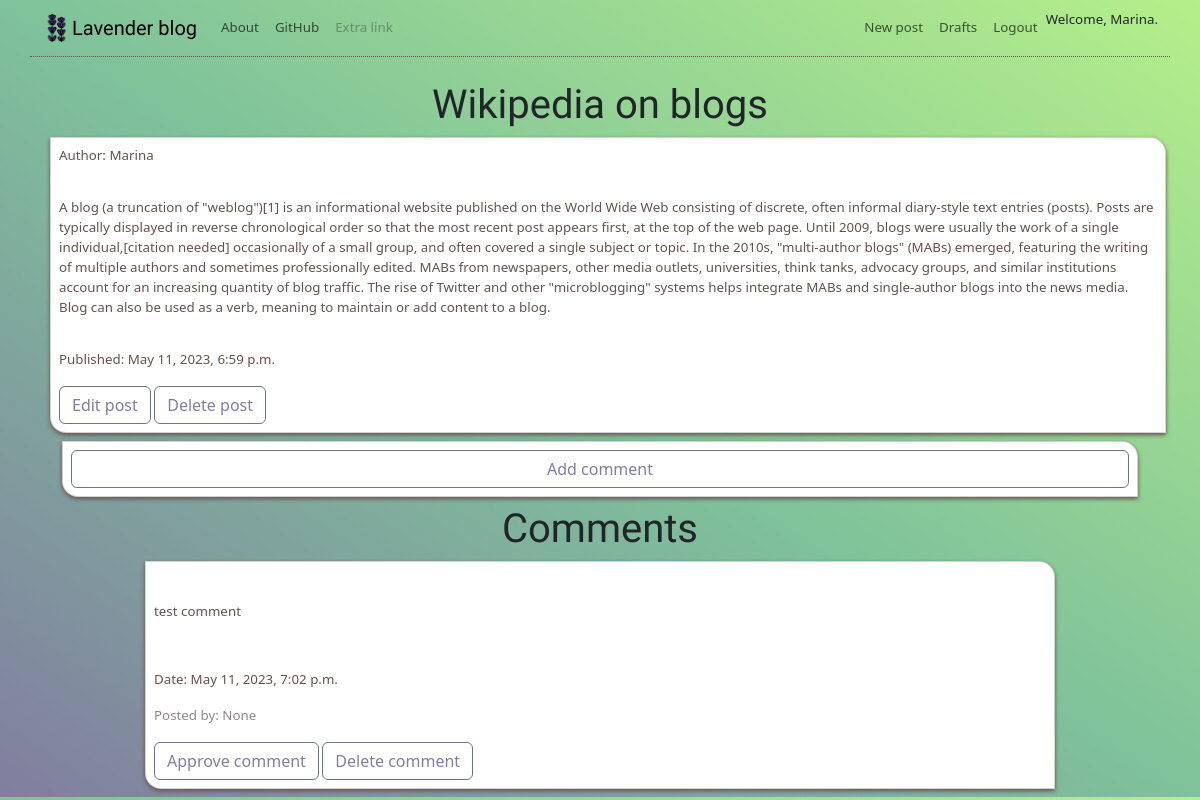
/blogpost/2 (signed in), run on the app's committed database.
### blogapp/models.py (models this page shows, shortened)
class Blogpost(models.Model):
    author=models.ForeignKey('auth.User', null=True, on_delete=models.SET_NULL)
    title=models.CharField(max_length=1000)
    text=models.TextField()
    create_date=models.DateTimeField(default=timezone.now)
    published_date=models.DateTimeField(blank=True, null=True)

class Comment(models.Model):
    blogpost=models.ForeignKey('blogapp.Blogpost', related_name='comments', on_delete=models.CASCADE)
    author=models.ForeignKey('auth.User', null=True, on_delete=models.SET_NULL)
    text=models.TextField()
    create_date=models.DateTimeField(default=timezone.now)
    approved_comment=models.BooleanField(default=False)

### blogapp/views.py (the view)
# urls.py: re_path(r'blogpost/(?P<pk>\d+)$', views.BlogpostDetailView.as_view(), name='blogpost_detail'),
class BlogpostDetailView(DetailView):
    model=Blogpost

### blogapp/templates/blogapp/blogpost_detail.html (shortened to what this page needs)
{%extends 'blogapp/base.html'%}
{%block pagetitle%}
<h1>{{blogpost.title|safe|linebreaksbr}}</h1>
{%endblock%}
{%block content%}
<div class="container card">
    <p>Author: {{blogpost.author}}</p>
    <p class="text-main">{{blogpost.text|safe}}</p>
    <div class="extrainfo">
        {%if blogpost.published_date%}
        <p>Published: {{blogpost.published_date}}</p>
        {%else%}
        <p>Created: {{blogpost.create_date}}</p>
        {%endif%}
        {%if user.is_authenticated%}
        <a href="{%url 'blogpost_edit' pk=blogpost.pk %}" class="btn btn-outline-secondary btn-edit">Edit post</a>
        <a href="{%url 'blogpost_remove' pk=blogpost.pk %}" class="btn btn-outline-secondary btn-delete">Delete post</a>
        {%endif%}
    </div>
</div>
<div class="container">
    <div class="card" style="justify-content: center;">
    <a href="{%url 'add_comment_to_post' pk=blogpost.pk %}" class="btn btn-outline-secondary btn-publish">Add comment</a>
    </div>
</div>
    <div class="row">
        <div class="col-10 m-auto">
            <h1>Comments</h1>
            {%for comment in blogpost.comments.all%}
                {%if user.is_authenticated or comment.approved_comment%}
                <div class="card">
                    <p class="">{{comment.text|safe|linebreaks}}</p>
                    <div class="extrainfo">
                        <p>Date: {{comment.create_date}}</p>
                        <p class="comments">Posted by: {{comment.author}}</p>
                        {%if not comment.approved_comment%}
                        <a href="{%url 'comment_approve' pk=comment.pk %}" class="btn btn-outline-secondary btn-publish">Approve comment</a>
                        {%endif%}
                        <a href="{%url 'comment_remove' pk=comment.pk %}" class="btn btn-outline-secondary btn-delete">Delete comment</a>
                    </div>
                </div>
                {%endif%}
            {%empty%}
                <div class="container card">
                    <p>No comments yet</p>
                </div>
           {%endfor%}
        </div>
    </div>
{%endblock%}

### blogapp/templates/blogapp/base.html (shortened to what this page needs)
<!DOCTYPE html>
{%load static%}
<html lang="en">
<head>
    <link href="https://cdn.jsdelivr.net/npm/bootstrap@5.3.0-alpha3/dist/css/bootstrap.min.css" rel="stylesheet">
    <link rel="stylesheet" href="//cdn.jsdelivr.net/npm/medium-editor@latest/dist/css/medium-editor.min.css" type="text/css" media="screen" charset="utf-8">
    <link rel="stylesheet" href="{%static 'css/base.css'%}">
</head>
<body>
    <nav class="navbar navbar-expand-sm justify-content-between" style="background-color: var(--coloraccent)">
        <div class="container">
            <a class="navbar-brand" href="{%url 'blogpost_list'%}"><img src="{% static 'images/lavender.png' %}"width="30" height="30" class="d-inline-block align-top">Lavender blog</a>
            <div class="collapse navbar-collapse  justify-content-between" id="navbarNavAltMarkup">
                <div class="navbar-nav">
                    <a class="nav-link" href="{%url 'about'%}">About</a>
                    <a class="nav-link" href="https://github.com/2felis/">GitHub</a>
                    <a class="nav-link disabled" href="#">Extra link</a>
                </div>
                <div class="navbar-nav">
                    {%if user.is_authenticated %}
                    <a class="nav-link" href="{%url 'blogpost_new'%}">New post</a>
                    <a class="nav-link" href="{%url 'draft_list'%}">Drafts</a>
                    <a class="nav-link" href="{%url 'logout'%}">Logout</a>
                    <a>Welcome, {{user.username}}.</a>
                    {%else%}
                    <a class="nav-link" href="{%url 'login'%}"><span class="glyphicon glyphicon-user"></span>Login</a>
                    {%endif%}
                </div>
            </div>
        </div>
    </nav>
    <div class="container pt-4" style="border-top: 1px dotted #65524D;">
        {%block pagetitle%}
        {%endblock%}
    </div>
    <div class="container">
        {%block content%}
        {%endblock%}
    </div>
</body>
</html>

### blogapp/static/css/base.css (style rules this page uses)
:root { --colorlight: #B5EF8A; --colordark: #65524D; --coloraccent1: #817E9F; --coloraccent2: #7FC29B; --colordanger: #E2856E; --fontmain: 'Oxygen'; }
body { background-size: cover; background-image: linear-gradient(to bottom left, var(--colorlight),var(--coloraccent2), var(--coloraccent1)); font-size: smaller; }
.text-main { font-size: larger; }
.card { margin: 0.5rem; padding: 0.5rem; box-shadow: 0 2px 4px #65524D; border-radius: 0 1rem ; }
.card p { color: var(--colordark); }
.card a { color: var(--coloraccent1); font-weight: 500; }
.extrainfo { display: inline-flex; }
.extrainfo p { padding-right: 1rem; }
@media only screen and (min-width: 768px) { .extrainfo { display: block; } }
.comments { opacity: 70%; }
h1, h3, h4, .navbar-brand { font-family: var(--fontmain); }
h1 { text-align: center; }

### data on the page
Blogpost: title "Wikipedia on blogs", author "Marina", text "A blog (a truncation of \"weblog\")[1] is an informational website published on the World Wide Web consisting of discrete, often informal diary-style text entries (posts). Posts are typically displayed in reverse chronological order so that the most recent post appears first, at the top of the web page. Until 2009, blogs were usually the work of a single individual,[citation needed] occasionally of a small group, and often covered a single subject or topic. In the 2010s, \"multi-author blogs\" (MABs) emerged, featuring the writing of multiple authors and sometimes professionally edited. MABs from newspapers, other media outlets, universities, think tanks, advocacy groups, and similar…", published_date "May 11, 2023, 6:59 p.m."
Comment: text "test comment", create_date "May 11, 2023, 7:02 p.m.", author "None", approved_comment "Approve comment"

### other printed values
{{ user.username }} "Marina"
